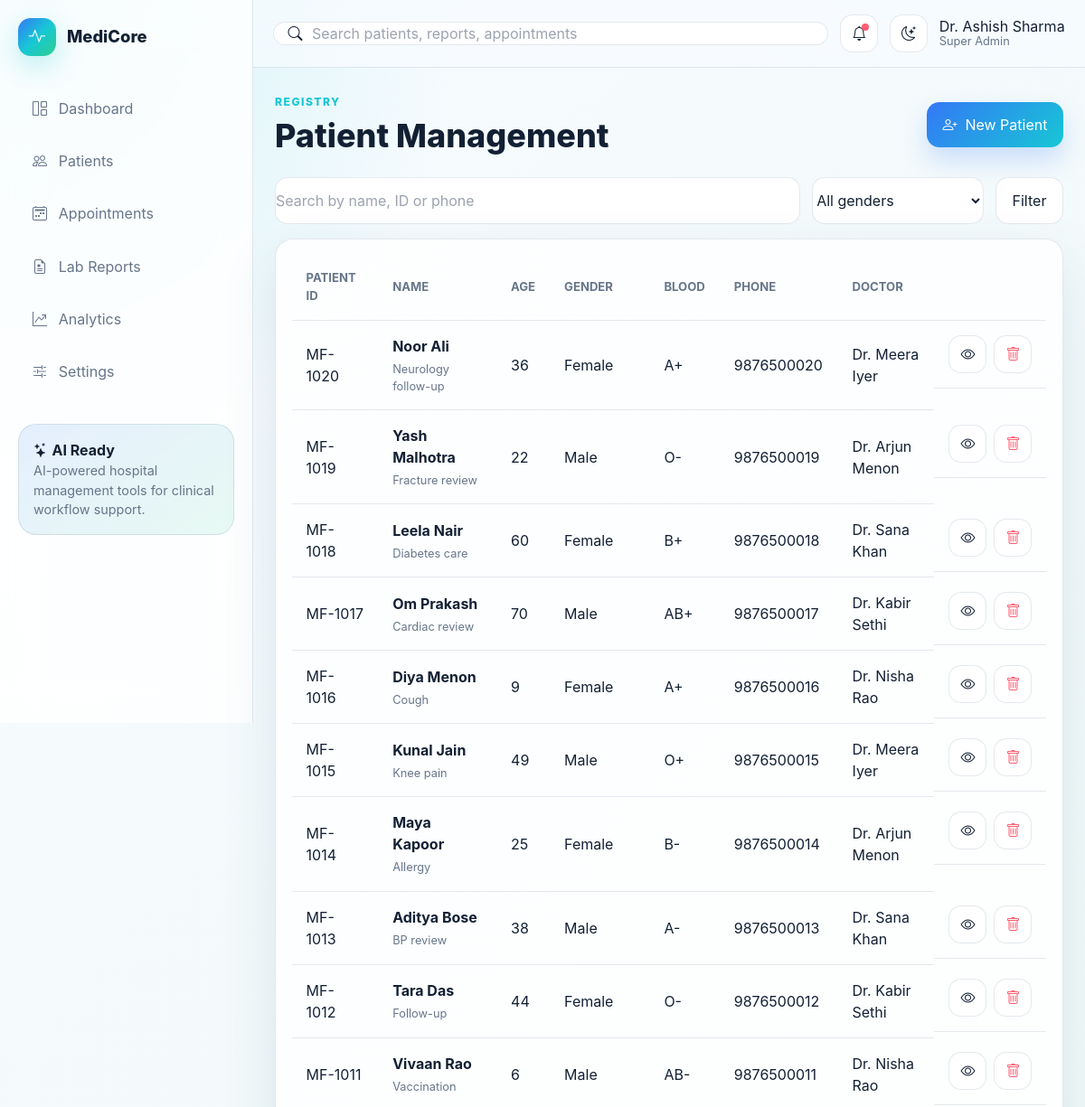
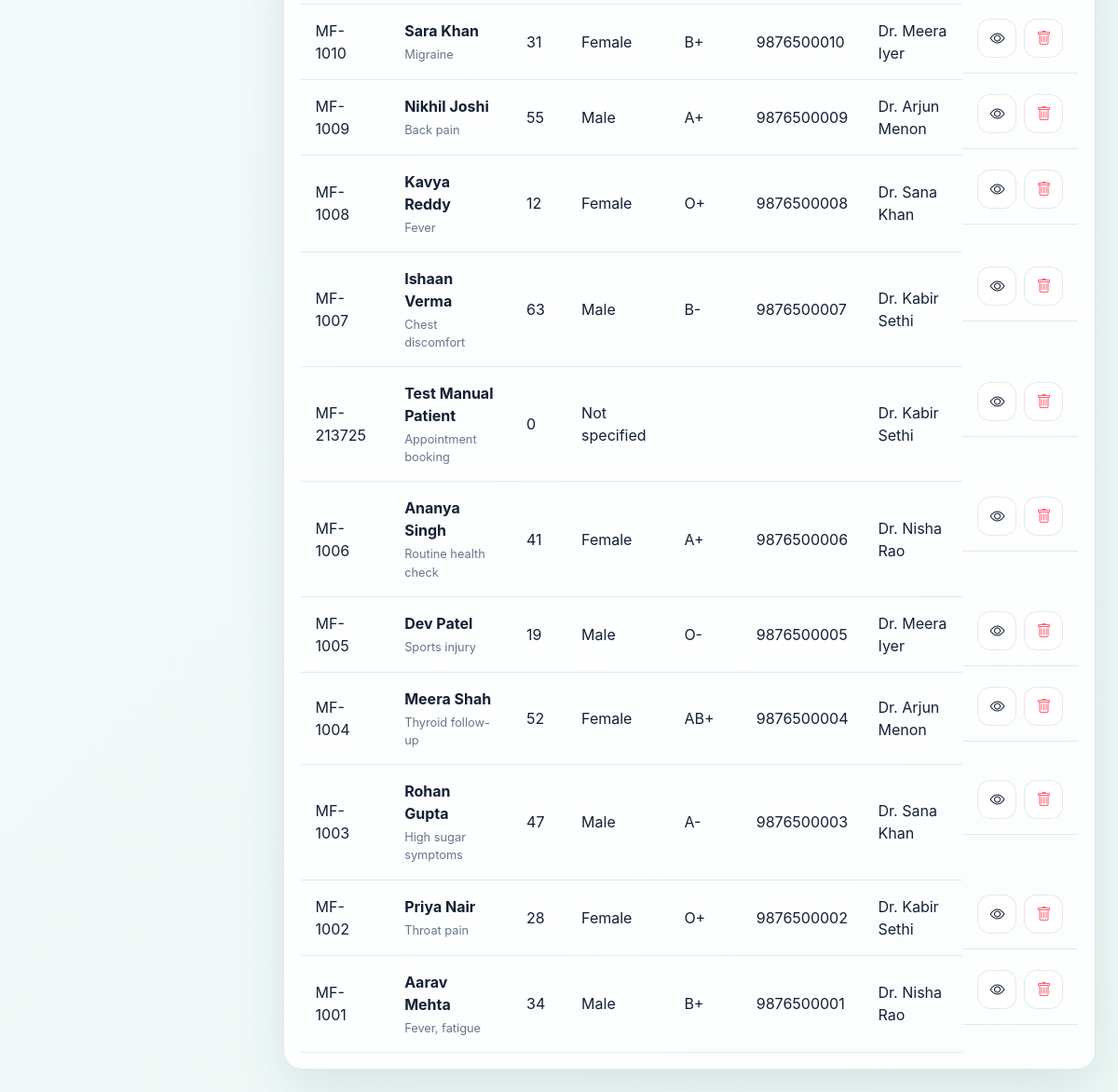
The app's page /patients (signed in) with its own data (2 pictures, top to bottom).
### tables this page shows
CREATE TABLE users (
            id INTEGER PRIMARY KEY AUTOINCREMENT,
            name TEXT NOT NULL,
            email TEXT NOT NULL UNIQUE,
            password_hash TEXT NOT NULL,
            role TEXT NOT NULL
        , doctor_name TEXT, patient_id INTEGER, is_active BOOLEAN DEFAULT 1, created_at DATETIME);

CREATE TABLE patients (
            id INTEGER PRIMARY KEY AUTOINCREMENT,
            patient_code TEXT NOT NULL UNIQUE,
            name TEXT NOT NULL,
            age INTEGER NOT NULL,
            gender TEXT NOT NULL,
            blood_group TEXT,
            phone TEXT,
            address TEXT,
            symptoms TEXT,
            doctor TEXT,
            created_at TEXT NOT NULL
        , assigned_doctor_id INTEGER);

### app.py (the view, shortened to what this page needs)
@app.route("/patients", methods=["GET", "POST"])
@roles_required(ROLE_SUPER_ADMIN, ROLE_DOCTOR, ROLE_RECEPTIONIST, ROLE_PATIENT)
def patients():
    user = current_user()
    search = request.args.get("q", "").strip()
    gender = request.args.get("gender", "")
    where_sql, args = patient_scope_sql(user)
    if search:
        where_sql += " AND (name LIKE ? OR patient_code LIKE ? OR phone LIKE ?)"
        args.extend([f"%{search}%", f"%{search}%", f"%{search}%"])
    if gender:
        where_sql += " AND gender = ?"
        args.append(gender)
    doctors = query("SELECT * FROM doctors ORDER BY name")
    return render_template(
        "patients.html",
        patients=query(f"SELECT * FROM patients WHERE {where_sql} ORDER BY id DESC", args),
        doctors=doctors,
        search=search,
        gender=gender,
    )

### app.py (called while the page is built, shortened)
def get_db():
    if "db" not in g:
        g.db = sqlite3.connect(DB_PATH)
        g.db.row_factory = sqlite3.Row
    return g.db

def query(sql, args=(), one=False):
    cur = get_db().execute(sql, args)
    rows = cur.fetchall()
    cur.close()
    return (rows[0] if rows else None) if one else rows

@app.before_request
def before_request():
    if not app.config.get("_DB_READY"):
        init_db()
        app.config["_DB_READY"] = True

def current_user():
    if "user_id" not in session:
        return None
    return query("SELECT * FROM users WHERE id = ?", (session["user_id"],), one=True)

def role_label(role):
    return ROLE_LABELS.get(role, role.replace("_", " ").title())

def login_required(view):
    @wraps(view)
    def wrapped(*args, **kwargs):
        if "user_id" not in session:
            return redirect(url_for("login"))
        return view(*args, **kwargs)
    return wrapped

def roles_required(*allowed_roles):
    def decorator(view):
        @wraps(view)
        @login_required
        def wrapped(*args, **kwargs):
            user = current_user()
            if not user or user["role"] not in allowed_roles:
                abort(403)
            return view(*args, **kwargs)
        return wrapped
    return decorator

def nav_items_for(user):
    if not user:
        return []
    if user["role"] == ROLE_SUPER_ADMIN:
        return [
            ("Dashboard", "bi-grid-1x2", "dashboard"),
            ("Patients", "bi-people", "patients"),
            ("Appointments", "bi-calendar2-week", "appointments"),
            ("Lab Reports", "bi-file-earmark-medical", "lab_reports"),
            ("Analytics", "bi-graph-up-arrow", "analytics"),
            ("Settings", "bi-sliders2", "settings"),
        ]

def patient_scope_sql(user, prefix=""):
    table = f"{prefix}." if prefix else ""
    if user["role"] in (ROLE_SUPER_ADMIN, ROLE_RECEPTIONIST):
        return "1=1", []
    if user["role"] == ROLE_DOCTOR:
        return f"{table}assigned_doctor_id = ?", [doctor_id_for_user(user) or -1]
    if user["role"] == ROLE_PATIENT:
        return f"{table}id = ?", [user["patient_id"] or -1]
    return f"{table}id IN (SELECT patient_id FROM lab_reports WHERE assigned_to_user_id = ?)", [user["id"]]

@app.context_processor
def inject_globals():
    user = current_user()
    return {
        "current_user": user,
        "nav_items": nav_items_for(user),
        "now": datetime.now(),
        "role_label": role_label,
    }

### templates/patients.html (shortened to what this page needs)
{% extends "base.html" %}
{% block content %}
<div class="page-head"><div><span class="eyebrow">Registry</span><h1>Patient Management</h1></div>{% if current_user.role in ['super_admin', 'receptionist'] %}<button class="btn-primary" data-modal="patientModal"><i class="bi bi-person-plus"></i> New Patient</button>{% endif %}</div>
<form class="filters" method="get">
    <input name="q" value="{{ search }}" placeholder="Search by name, ID or phone">
    <select name="gender"><option value="">All genders</option><option {% if gender=='Male' %}selected{% endif %}>Male</option><option {% if gender=='Female' %}selected{% endif %}>Female</option></select>
    <button class="btn-secondary">Filter</button>
</form>
<section class="panel">
    <div class="table-wrap">
        <table>
            <thead><tr><th>Patient ID</th><th>Name</th><th>Age</th><th>Gender</th><th>Blood</th><th>Phone</th><th>Doctor</th><th></th></tr></thead>
            <tbody>
            {% for patient in patients %}
                <tr class="click-row" data-href="{{ url_for('patient_detail', patient_id=patient.id) }}">
                    <td><a class="table-link" href="{{ url_for('patient_detail', patient_id=patient.id) }}">{{ patient.patient_code }}</a></td>
                    <td><a class="table-link" href="{{ url_for('patient_detail', patient_id=patient.id) }}"><strong>{{ patient.name }}</strong><small>{{ patient.symptoms }}</small></a></td>
                    <td>{{ patient.age }}</td><td>{{ patient.gender }}</td><td>{{ patient.blood_group }}</td><td>{{ patient.phone }}</td><td>{{ patient.doctor }}</td>
                    <td class="row-actions">
                        <a class="icon-btn" href="{{ url_for('patient_detail', patient_id=patient.id) }}" aria-label="View details"><i class="bi bi-eye"></i></a>
                        {% if current_user.role == 'super_admin' %}
                        <form method="post" action="{{ url_for('delete_patient', patient_id=patient.id) }}"><button class="icon-btn danger" aria-label="Delete"><i class="bi bi-trash"></i></button></form>
                        {% endif %}
                    </td>
                </tr>
            {% endfor %}
            </tbody>
        </table>
    </div>
</section>
{% endblock %}

### templates/base.html (shortened to what this page needs)
<!doctype html>
<html lang="en">
<head>
    <script src="https://cdn.tailwindcss.com"></script>
    <link rel="stylesheet" href="https://cdn.jsdelivr.net/npm/bootstrap-icons@1.11.3/font/bootstrap-icons.min.css">
    <link rel="stylesheet" href="{{ url_for('static', filename='css/styles.css') }}">
</head>
<body class="app-shell">
    <aside class="sidebar" id="sidebar">
        <a class="brand" href="{{ url_for('dashboard') }}">
            <span class="brand-mark"><i class="bi bi-activity"></i></span>
            <span>MediCore</span>
        </a>
        <nav class="nav-list">
            {% for label, icon, endpoint in nav_items %}
            <a href="{{ url_for(endpoint) }}"><i class="bi {{ icon }}"></i> {{ label }}</a>
            {% endfor %}
        </nav>
        {% if current_user and current_user.role in ['super_admin', 'doctor'] %}
        <a class="ai-card ai-card-link" href="{{ url_for('ai_tools') }}">
            <i class="bi bi-stars"></i>
            <strong>AI Ready</strong>
            <p>AI-powered hospital management tools for clinical workflow support.</p>
        </a>
        {% endif %}
    </aside>
    <main class="main">
        <header class="topbar">
            <div class="search-box">
                <i class="bi bi-search"></i>
                <input type="search" placeholder="Search patients, reports, appointments">
            </div>
            <button class="icon-btn" aria-label="Notifications"><i class="bi bi-bell"></i><span class="dot"></span></button>
            <button class="icon-btn" id="themeToggle" aria-label="Toggle dark mode"><i class="bi bi-moon-stars"></i></button>
            <div class="profile">
                <span>{{ current_user.name if current_user else 'Guest' }}</span>
                <small>{{ role_label(current_user.role) if current_user else 'Visitor' }}</small>
            </div>
        </header>
        <section class="page-content fade-in">
            {% block content %}{% endblock %}
        </section>
    </main>
</body>
</html>

### records on screen
users: name "Dr. Ashish Sharma", role "Super Admin"
patients: patient_code "MF-1020", name "Noor Ali", symptoms "Neurology follow-up", age "36", gender "Female", blood_group "A+", phone "9876500020", doctor "Dr. Meera Iyer"
patients: patient_code "MF-1019", name "Yash Malhotra", symptoms "Fracture review", age "22", gender "Male", blood_group "O-", phone "9876500019", doctor "Dr. Arjun Menon"
patients: patient_code "MF-1018", name "Leela Nair", symptoms "Diabetes care", age "60", gender "Female", blood_group "B+", phone "9876500018", doctor "Dr. Sana Khan"
patients: patient_code "MF-1017", name "Om Prakash", symptoms "Cardiac review", age "70", gender "Male", blood_group "AB+", phone "9876500017", doctor "Dr. Kabir Sethi"
patients: patient_code "MF-1016", name "Diya Menon", symptoms "Cough", age "9", gender "Female", blood_group "A+", phone "9876500016", doctor "Dr. Nisha Rao"
patients: patient_code "MF-1015", name "Kunal Jain", symptoms "Knee pain", age "49", gender "Male", blood_group "O+", phone "9876500015", doctor "Dr. Meera Iyer"
patients: patient_code "MF-1014", name "Maya Kapoor", symptoms "Allergy", age "25", gender "Female", blood_group "B-", phone "9876500014", doctor "Dr. Arjun Menon"
patients: patient_code "MF-1013", name "Aditya Bose", symptoms "BP review", age "38", gender "Male", blood_group "A-", phone "9876500013", doctor "Dr. Sana Khan"
patients: patient_code "MF-1012", name "Tara Das", symptoms "Follow-up", age "44", gender "Female", blood_group "O-", phone "9876500012", doctor "Dr. Kabir Sethi"
patients: patient_code "MF-1011", name "Vivaan Rao", symptoms "Vaccination", age "6", gender "Male", blood_group "AB-", phone "9876500011", doctor "Dr. Nisha Rao"
patients: patient_code "MF-1010", name "Sara Khan", symptoms "Migraine", age "31", gender "Female", blood_group "B+", phone "9876500010", doctor "Dr. Meera Iyer"
patients: patient_code "MF-1009", name "Nikhil Joshi", symptoms "Back pain", age "55", gender "Male", blood_group "A+", phone "9876500009", doctor "Dr. Arjun Menon"
patients: patient_code "MF-1008", name "Kavya Reddy", symptoms "Fever", age "12", gender "Female", blood_group "O+", phone "9876500008", doctor "Dr. Sana Khan"
patients: patient_code "MF-1007", name "Ishaan Verma", symptoms "Chest discomfort", age "63", gender "Male", blood_group "B-", phone "9876500007", doctor "Dr. Kabir Sethi"
patients: patient_code "MF-213725", name "Test Manual Patient", symptoms "Appointment booking", age "0", gender "Not specified", doctor "Dr. Kabir Sethi"
patients: patient_code "MF-1006", name "Ananya Singh", symptoms "Routine health check", age "41", gender "Female", blood_group "A+", phone "9876500006", doctor "Dr. Nisha Rao"
patients: patient_code "MF-1005", name "Dev Patel", symptoms "Sports injury", age "19", gender "Male", blood_group "O-", phone "9876500005", doctor "Dr. Meera Iyer"
patients: patient_code "MF-1004", name "Meera Shah", symptoms "Thyroid follow-up", age "52", gender "Female", blood_group "AB+", phone "9876500004", doctor "Dr. Arjun Menon"
patients: patient_code "MF-1003", name "Rohan Gupta", symptoms "High sugar symptoms", age "47", gender "Male", blood_group "A-", phone "9876500003", doctor "Dr. Sana Khan"
patients: patient_code "MF-1002", name "Priya Nair", symptoms "Throat pain", age "28", gender "Female", blood_group "O+", phone "9876500002", doctor "Dr. Kabir Sethi"
patients: patient_code "MF-1001", name "Aarav Mehta", symptoms "Fever, fatigue", age "34", gender "Male", blood_group "B+", phone "9876500001", doctor "Dr. Nisha Rao"

### other values on screen
{{ label }} "Dashboard" "Patients" "Appointments" "Lab Reports" "Analytics" "Settings"
